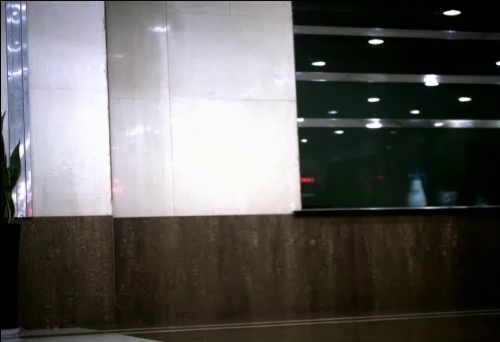
#> input picture tensorflow2.0/deep-sort-yolov4-low-confidence-track-filtering/long-focus.jpg, 500 x 342 px
$ python task2.py
#> lines starting #> are read from the running program, lines starting #| are printed output that depends on the picture
import numpy as np
import cv2 as cv
from matplotlib import pyplot as plt
img1 = cv.imread('long-focus.jpg',0)  # queryImage
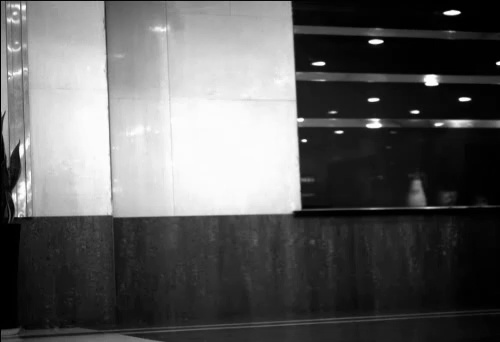
#> img1: shape (342, 500); min 0, max 255, mean 94.1
img2 = cv.imread('wide-angle.jpg',0) # trainImage
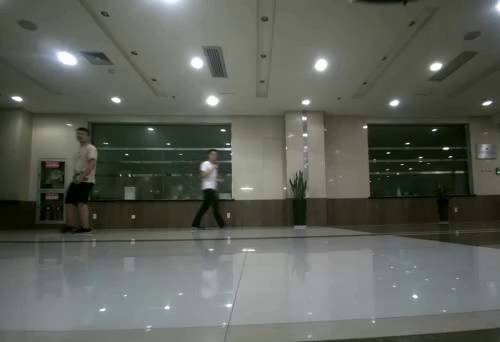
#> input picture tensorflow2.0/deep-sort-yolov4-low-confidence-track-filtering/wide-angle.jpg, 500 x 342 px
#> img2: shape (342, 500); min 0, max 255, mean 94.8
plt.subplot(121),plt.imshow(img1,'gray')
plt.subplot(122),plt.imshow(img2,'gray')
plt.show()
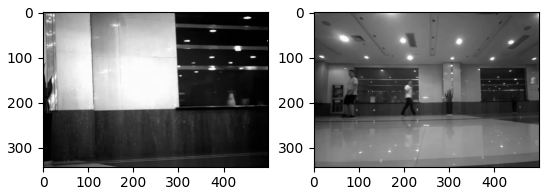
#> figure drawn by matplotlib, 2 panels
